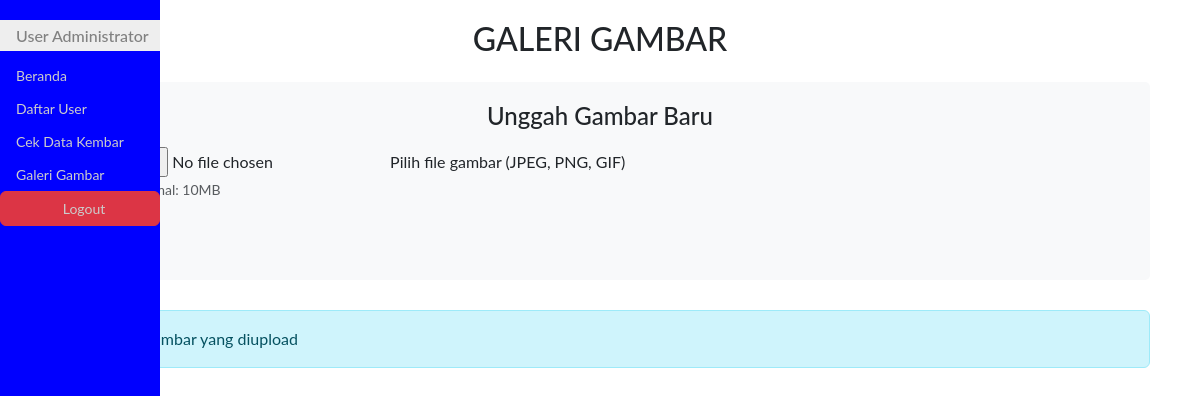
Before: /galeriGambar.php with the older database file.
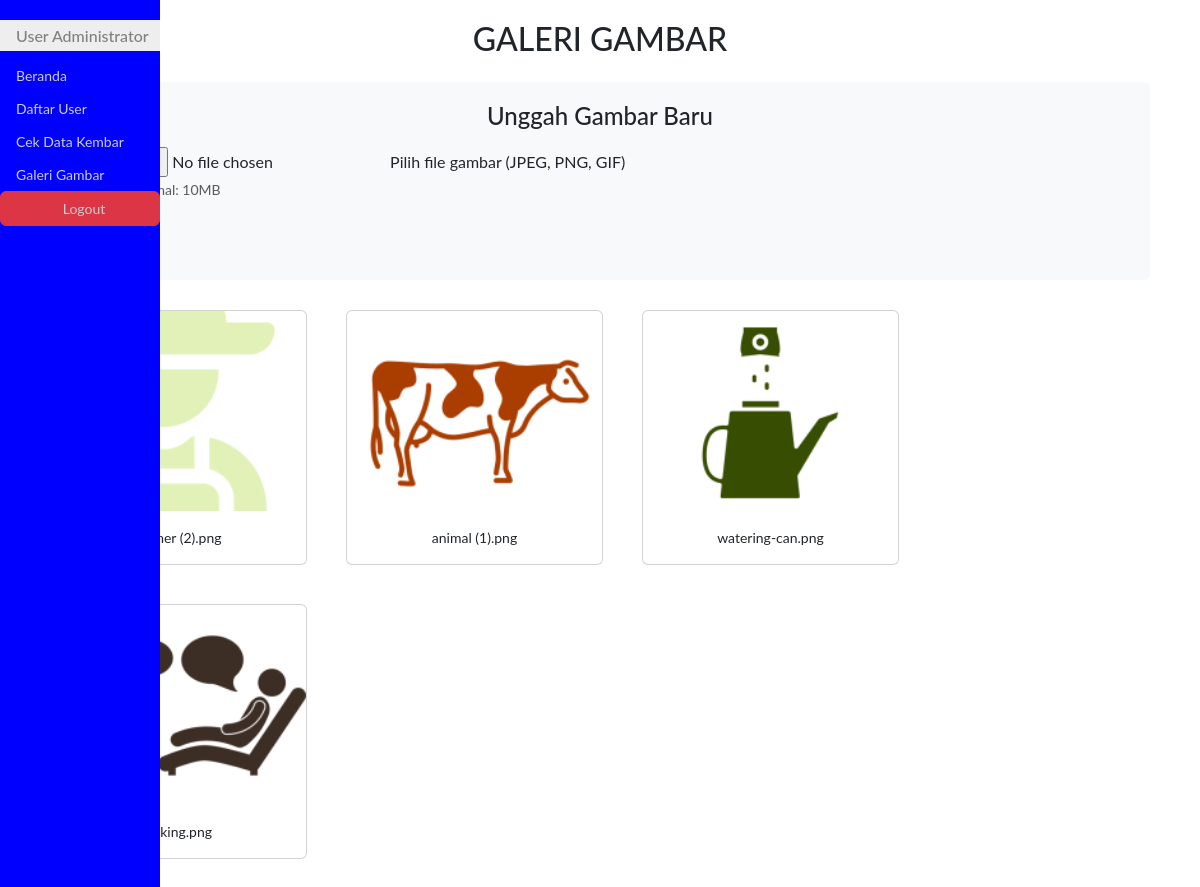
After: the same page with the newer database file.
### tables this page shows
CREATE TABLE `galeri_gambar` (
  `id` int(11) NOT NULL,
  `filename` varchar(255) NOT NULL,
  `filepath` varchar(255) NOT NULL,
  `thumbpath` varchar(255) NOT NULL,
  `width` int(11) NOT NULL,
  `height` int(11) NOT NULL,
  `uploaded_at` int(11) NOT NULL DEFAULT current_timestamp()
);

### galeriGambar.php (the view, shortened to what this page needs)
<?php
include 'koneksi.php';
?>
<!DOCTYPE html>
<html>
<head>
    <link rel="stylesheet" href="bootstrap/css/bootstrap.min.css">
    <link rel="stylesheet" type="text/css" href="css/styleku.css">
</head>
<body>
    <div class="container gallery-container">
        <h2 class="text-center mb-4">GALERI GAMBAR</h2>
        <div class="upload-section">
            <h4 class="text-center mb-3">Unggah Gambar Baru</h4>
            <form id="uploadForm" method="post" enctype="multipart/form-data">
                <div class="form-group">
                    <div class="custom-file">
                        <input type="file" class="custom-file-input" id="gambar" name="gambar" accept="image/jpeg,image/png,image/gif" required>
                        <label class="custom-file-label" for="gambar">Pilih file gambar (JPEG, PNG, GIF)</label>
                    </div>
                    <small class="form-text text-muted">Ukuran maksimal: 10MB</small>
                </div>
                <button type="submit" class="btn btn-primary">Unggah</button>
            </form>
        </div>
        <div class="row" id="galleryContainer">
            <?php
            $result = $conn->query("SELECT * FROM galeri_gambar ORDER BY uploaded_at DESC");
            if ($result->num_rows > 0) {
                while ($row = $result->fetch_assoc()) {
                    echo '<div class="col-md-3 mb-4 gallery-item">';
                    echo '<div class="card h-100">';
                    echo '<a href="' . $row['filepath'] . '" target="_blank">';
                    echo '<img src="' . $row['thumbpath'] . '" class="card-img-top gallery-img" alt="' . htmlspecialchars($row['filename']) . '">';
                    echo '</a>';
                    echo '<div class="card-body">';
                    echo '<p class="card-text small text-truncate">' . htmlspecialchars($row['filename']) . '</p>';
                    echo '</div>';
                    echo '</div>';
                    echo '</div>';
                }
            } else {
                echo '<div class="col-12"><div class="alert alert-info">Belum ada gambar yang diupload</div></div>';
            }
            ?>
        </div>
    </div>
</body>
</html>

### css/styleku.css (style rules this page uses)
body { font-family: "Lato", sans-serif; }
.menusamping { height: 100%; width: 160px; position: fixed; z-index: 1; top: 0; left: 0; background-color:blue; overflow-x: hidden; padding-top: 20px; }
.menusamping a { padding: 6px 8px 6px 16px; text-decoration: none; font-size: 14px; color: #ccc; display: block; }
.menusamping h1 { padding: 6px 8px 6px 16px; text-decoration: none; font-size: 16px; color: #818181; background-color:#eee; display: block; }

### galeriGambar.php (style rules this page uses)
.gallery-container { padding: 20px; }
.upload-section { background: #f8f9fa; padding: 20px; border-radius: 5px; margin-bottom: 30px; }
.gallery-item { margin-bottom: 20px; text-align: center; }
.gallery-img { max-width: 100%; height: auto; display: block; transition: all 0.3s; }
.card-img-top { height: 200px; object-fit: cover; }
#galleryContainer { display: flex; flex-wrap: wrap; gap: 15px; }

Changed rows visible on the page:
added galeri_gambar: thumbpath (picture), filename "farmer (2).png"
added galeri_gambar: thumbpath (picture), filename "animal (1).png"
added galeri_gambar: thumbpath (picture), filename "watering-can.png"
added galeri_gambar: thumbpath (picture), filename "talking.png"
Other visible differences:
text no longer shown: "Belum ada gambar yang diupload"
